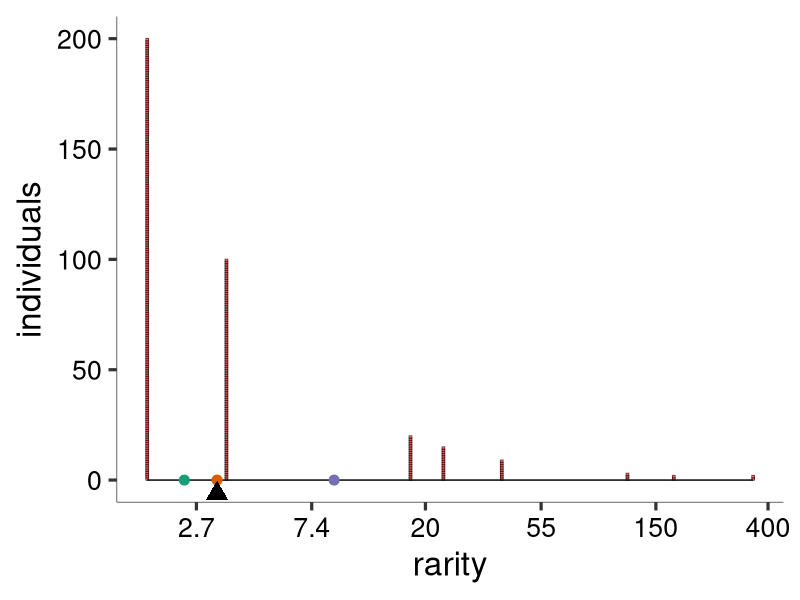

R code for this plot:
library(tidyverse)
library(ggthemes)
library(scales) # trans_new() is in the scales library

## TODO
## OPTIONAL: color the species (so that stacking becomes clear)

## might want to do get text and axis widths to scale with device/viewport. currently base_size argument can control manually

## think about squeezing when rarities aren't equal but are close s.t. boxes overlap... smart option that can calculate whether overlap occurs?

## select colors for reference points http://colorbrewer2.org/#type=qualitative&scheme=Dark2&n=3

epsPretty <- 0 # probably can delete these?
offStart <- 0

#transformation and back-transformation functions
pfun=function(x, pow, offset=offStart){
	if (pow==0) return(log(x))
	r <- sign(pow)*(x+offset)^pow
	return(r)
}

ipfun=function(x, pow, offset=offStart){
	if (pow==0) return(exp(x))
	r <- sign(pow)*(x)^(1/pow)
	return(r)
}

# Diversity function 
dfun<-function(ab, l){
	rp <- ab/sum(ab)
	return(ipfun(sum(rp*pfun(1/rp, l)),l))
}

# round numbers, more aggressively the larger they are
prettify <- function(breaks){
    digits <- -floor(log10(abs(breaks))) + 1
    digits[breaks == 0] <- 0
    return((round(breaks, digits = digits))[round(breaks, digits = digits)!=(-Inf)]) #klugey fix to -Inf
}

#function for scale transformation
power_trans = function(pow) trans_new(name="power"
   , transform = function(x) pfun(x, pow)
	, inverse = function(x) ipfun(x, pow)
	, breaks = function(x) prettify(
		trans_breaks(
			function(x) pfun(x, pow), function(x) ipfun(x, pow), n = 5
		)(c(epsPretty,x)*1.1)
	)
   , domain = c(1, 10000)
)

# replicate to make stacks with geom_point
fancy_rep<-function(df){
    return(data.frame(df[rep(1:nrow(df), df$abundance),])
           %>% group_by(abundance) %>% mutate(gr=1:length(abundance), inds=rep(length(abundance), length(abundance)))
    )
}

base_plot <- function(abundance, pointScale
                      , fill_col="lightgrey" #can set to match communities
                      , y_extent=max(max(abundance),15) #how tall to draw y
                      , x_max=sum(abundance)/min(abundance) #plots a point to extend x
                      , x_min=sum(abundance)/max(abundance) # point to exted x
                      , base_size=24 #controls text size, default for 7" sq plotting device
                      , noco=1 #number of columns, shrinks text and point size proportional to number of panels
                      , lines=F
                      , verbose=T
                      ){
    #0.0353 is approximate points to cm conversion (a little less than 3 pts per mm)
    #11.25 is empirically derived scaling factor. Seems like stuff below axis is about 2.5* height of 1 line of text
    pointScale<-(11.25*(min(dev.size("cm"))/noco-(2.5*0.0353*base_size)))
    pointsize <- pointScale/(y_extent)
	
    #make plotting data
    rf <- tibble(names = as.factor(1:length(abundance))
		, abundance
		, rarity = sum(abundance)/abundance
	)
	rfrepeated <-fancy_rep(rf) 

	#0.5; shape is centered on  x,y; offset so it rests upon it
	goff <- 0.5

	#ggplot command to generate basic plot object
	base <- (ggplot(rfrepeated, aes(x=rarity, y=abundance))
	         +(if(lines==T){
	             #line segments
	             geom_segment(aes(x=rarity, xend=rarity, y=inds, yend=0)
	                           , color=fill_col
	                           , size=1
	                           )
	         } else{
	    
	   #bricks
	    geom_point(aes(y=gr-goff, alpha=0.2), size=pointsize, fill=fill_col
		             , shape=22, color="black", stroke=0.5) 
	         })
		# plank
		+ geom_segment(
			aes(x, y, xend=xend, yend=yend)
			, data=data.frame(
				x=c(min(rf$rarity))
				, y=c(0)
				, xend=c(max(rf$rarity))
				, yend=c(0)
			)
		)
		
#fix plank location and add space above and below data range
		+scale_y_continuous(
		    expand=c(0,0)
		    , limits=c(y_extent-1.05*y_extent, 1.05*y_extent)
		)
    	+ labs(y="individuals")
	)
	return(theme_plot(base, base_size=base_size, noco=noco))
}

#set preferences for axes etc.
theme_plot <- function(p, base_size=24, noco=1,...){
	return(p
		+ theme_tufte(base_family = "sans", base_size=base_size/noco)
		+ theme(legend.position="none")
		+ theme( 
		    axis.text=element_text(color="black") # better than Wickham's grey?
		    , axis.line.x = element_line(colour = 'black'
		                                 , size=0.2, linetype='solid')
			, axis.line.y = element_line(colour = 'black'
			                             , size=0.2, linetype='solid')
		)
	)
}

#starts with baseplot, rescales x-axis, adds space to allow matching scales between comms
scale_plot <- function(ab, ell, fill_col="lightgrey", y_extent=max(max(ab), 15)
                       , x_max=sum(ab)/min(ab), x_min=sum(ab)/max(ab), noco=1, lines=F, ...){
	return (base_plot(ab, fill_col=fill_col, y_extent=y_extent
	                  , x_max=x_max, x_min=x_min, noco=noco, lines=lines, ...) 
		+ scale_x_continuous(trans=power_trans(pow=ell), labels=signif)
		+ geom_point(aes(x,y) #allows for x min and max points to determine axes
		             , data=tibble(x=c(x_max, x_min), y=c(0,0))
		             , color="white", alpha=0)
		)
}

#plots reference points at means with power "ell"
mean_points <- function(ab, ell, noco=1){
    ab<-ab[ab!=0]
	div <- Vectorize(dfun, vectorize.args=("l"))(ab, ell)
	return(geom_point(
		data=tibble(x=div, y=0*div, clr=1:length(div))
		, aes(x, y, color=as.factor(clr))
		, size=0.2*min(dev.size("cm"))/noco
	))
}

#plot the fulcrum
fulcrum<-function(ab, ell, y_extent=max(max(ab), 15), x_max=1
                  , x_min=1, fill_col="light_grey"
                  , base_size=24, noco=1, verbose=T){
    
    ab<-ab[ab!=0]
    div <- dfun(ab, ell)
    
    if(verbose==T){
        print(c(paste("diversity= ", div), paste(" community size= ", sum(ab))
                , paste(" max observed rarity= ", sum(ab)/min(ab))
                , paste(" min observed rarity= ", sum(ab)/max(ab))))}
    
    return(geom_point(
        data=tibble(x=div, y=-0.03*y_extent) # gets fulcrum point close. 
        , size=(0.48*min(dev.size("cm"))-(2.5*0.0353*base_size))/noco #scales with plotting device and number of columns
        # , size=rel(0.3)
        , shape=17
        , aes(x, y) 
    )
    )
}

#construct the full plot for scale ell, with reference means=means
rarity_plot <- function(ab, ell, means=-1:1, noco=1, lines=F, ...){
    ab<-ab[ab!=0]
    print(cat("     rarity plot expects a square viewport and resizes points based on\n     min(dev.size() and noco (for number of columns).\n     selecting lines=T will plot stacks of individuals as a line element,\n     which tends to be more robust to window size.\n     lines=T may be the best way to deal with overplotting,\n     which results from several species with similar but not identical rarities.\n "))
	return(
		scale_plot(ab, ell, noco=noco, lines=lines,...) 
		+ mean_points(ab, means, noco=noco)
		+ fulcrum(ab, ell, noco=noco, ...)
		+ scale_color_brewer(type="qual", palette="Dark2") 
	)
}

#one option for plotting all three plots for l=-1:1, with reference points at integer l
rarity_series <- function(ab, lrange=-1:1, means=lrange,...){
	for(l in lrange){
		print(rarity_plot(ab, l, means,...))
	}
}

#convenience function to omit y-axis elements for constructing multi-panel plots... mostly 
omit_y<-function(p){
    return(p
           +theme(axis.text.y=element_text(color="white")
                  , axis.title.y=element_text(color="white")
                  , axis.ticks.y = element_line(color="white")
                  , axis.line.y = element_line(color="white")
                  , axis.line.x=element_line(
                      colour = 'black', size=0.2, linetype='solid'
                    )
                  )
           )
}


#some SADs to play with

# ab <- c(20, 15, 9, 3, 2, 1, 1) #includes stacking
# ab<-c(20,8,5,4,2,1) #candidate for user's guide
# ab <- c(100, 20, 15, 9, 3, 2, 1, 1)
# ab <- c(50,30,20,0,0,0)
# ab <- c(4,3,2)
# ab <- c(20, 15, 9, 3, 2, 1, 1,0,0)
ab <- c(200,100, 20, 15, 9, 3, 2, 1, 1)
# ab <- floor(exp(rnorm(50, 4,1.5)))

quartz(height=7, width=7)
rarity_plot(ab,0, fill_col="red", base_size=24, verbose=T, noco=1)

# p<-rarity_plot(ab, 1, fill_col="blue", x_min=1, x_max=45, noco=3, base_size=12)
# 
# grid.arrange(p, omit_y(p), omit_y(p), p, omit_y(p), omit_y(p), p, omit_y(p), omit_y(p))
# 
# grid.arrange(p,p,p,p,p,p,p,p)

# rarity_series(ab=ab, 1:-1)
